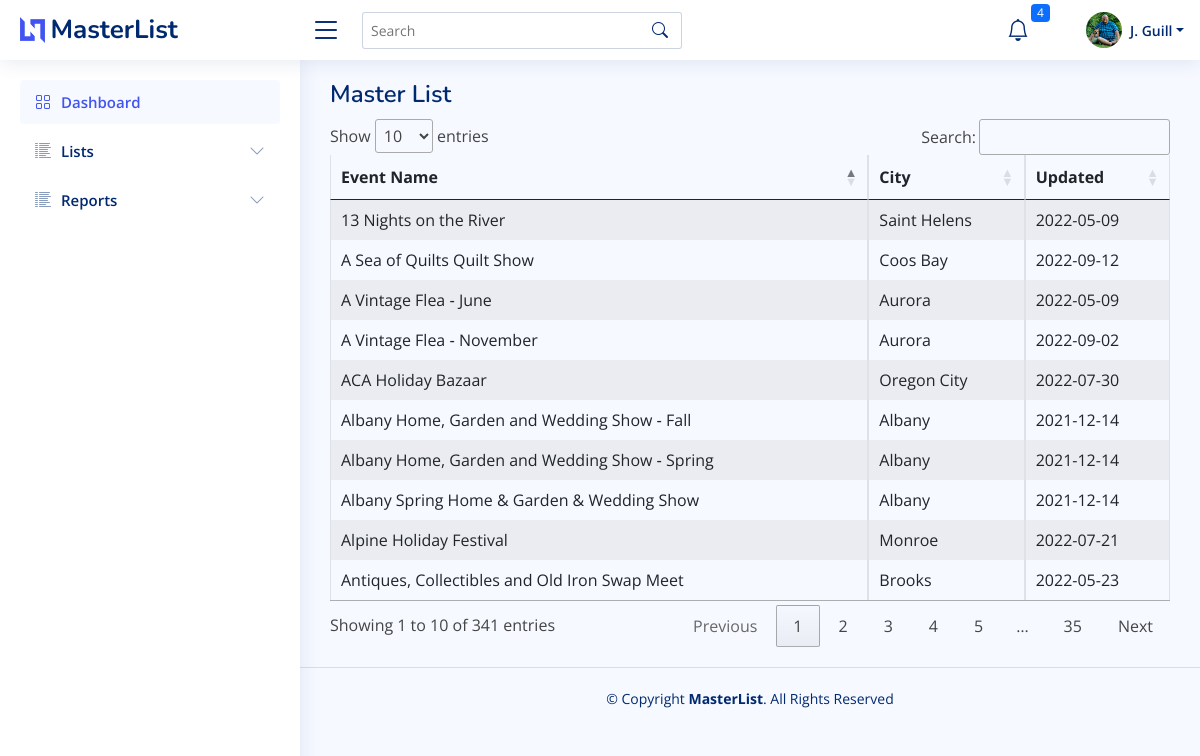
The page /masterlist/list/all (signed in) on the database as committed earlier.
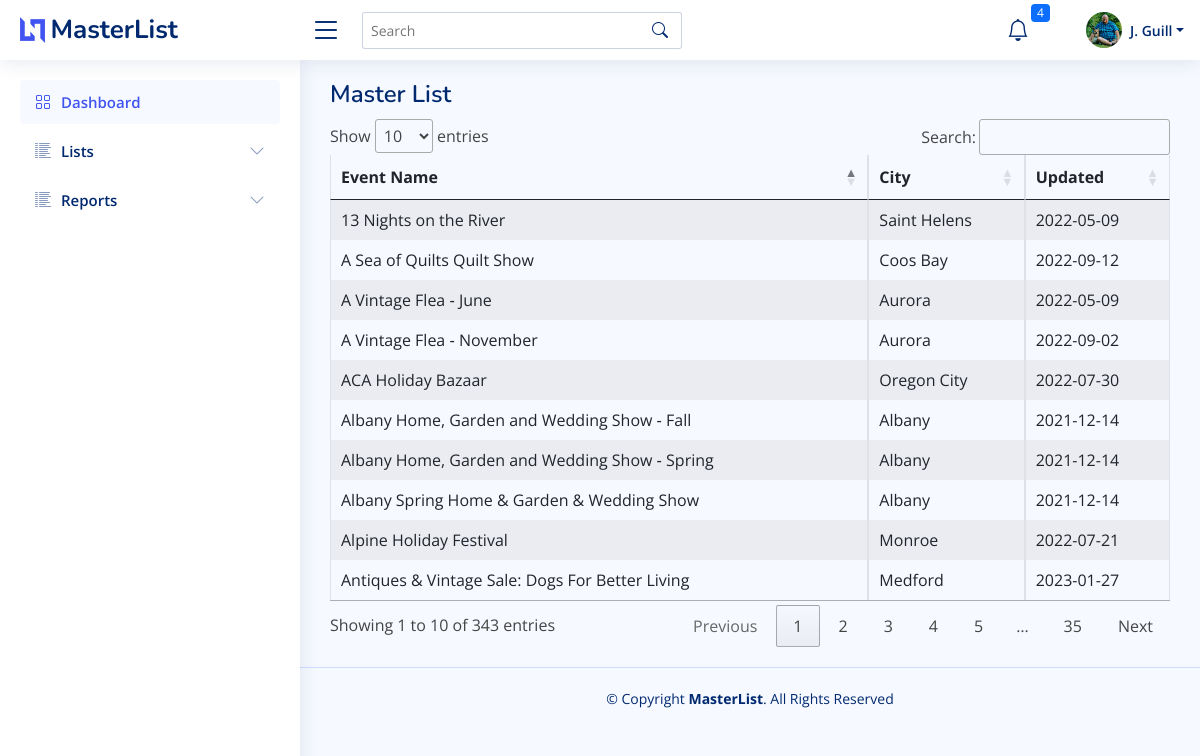
The same page on the database as committed later.
### bazaar/models.py (models this page shows)
class MasterList(db.Model):
    id = db.Column(db.Integer, primary_key=True)
    event_name = db.Column(db.String(150))
    january = db.Column(db.Boolean, default=False)
    february = db.Column(db.Boolean, default=False)
    march = db.Column(db.Boolean, default=False)
    april = db.Column(db.Boolean, default=False)
    may = db.Column(db.Boolean, default=False)
    june = db.Column(db.Boolean, default=False)
    july = db.Column(db.Boolean, default=False)
    august = db.Column(db.Boolean, default=False)
    september = db.Column(db.Boolean, default=False)
    october = db.Column(db.Boolean, default=False)
    november = db.Column(db.Boolean, default=False)
    december = db.Column(db.Boolean, default=False)
    first = db.Column(db.Boolean, default=True)
    second = db.Column(db.Boolean, default=True)
    third = db.Column(db.Boolean, default=True)
    fourth = db.Column(db.Boolean, default=True)
    last = db.Column(db.Boolean, default=True)
    friday = db.Column(db.Boolean, default=False)
    saturday = db.Column(db.Boolean, default=False)
    sunday = db.Column(db.Boolean, default=False)
    monday = db.Column(db.Boolean, default=False)
    tuesday = db.Column(db.Boolean, default=False)
    wednesday = db.Column(db.Boolean, default=False)
    thursday = db.Column(db.Boolean, default=False)
    updated = db.Column(db.Date)
    imagesrc = db.Column(db.Text)
    attendance = db.Column(db.Integer)
    exibitors = db.Column(db.Integer)
    website = db.Column(db.Text)
    dates_text = db.Column(db.Text)
    type_bazaar = db.Column(db.Boolean, default=False)
    type_holiday = db.Column(db.Boolean, default=False)
    type_art = db.Column(db.Boolean, default=False)
    type_festival = db.Column(db.Boolean, default=False)
    type_flea = db.Column(db.Boolean, default=False)
    type_health = db.Column(db.Boolean, default=False)
    type_market = db.Column(db.Boolean, default=False)
    date_created = db.Column(db.DateTime(timezone=True), server_default=func.now())
    date_updated = db.Column(db.DateTime(timezone=True), onupdate=func.now())
    venuefk = db.Column(db.Integer, db.ForeignKey('venue.id'))
    promoterfk = db.Column(db.Integer, db.ForeignKey('promoter.id'))
    venue = db.relationship("Venue", backref=backref("venue", uselist=False))
    promoter = db.relationship("Promoter", backref=backref("promoter", uselist=False))
    notes = db.relationship("Notes", backref=backref("notes", uselist=False))

class Venue(db.Model):
    id = db.Column(db.Integer, primary_key=True)
    name = db.Column(db.String(255))
    address = db.Column(db.String(255))
    city = db.Column(db.String(100))
    state = db.Column(db.String(50))
    zipcode = db.Column(db.String(20))
    phone = db.Column(db.String(20))
    website = db.Column(db.String(255))
    date_created = db.Column(db.DateTime(timezone=True), server_default=func.now())
    date_updated = db.Column(db.DateTime(timezone=True), onupdate=func.now())
    venue_event = db.relationship("MasterList", backref=backref("masterlist_home", uselist=False))

### bazaar/templates/masterlist/masterlist.py (the view)
@ml.route("/list/<type>")
@login_required
def masterlist_home(type):
    types = get_types_masterlist()
    match type:
        case "bazaar":
            records = db.session.query(MasterList).filter(MasterList.type_bazaar == True).all()
        case "art":
            records = db.session.query(MasterList).filter(MasterList.type_art == True).all()
        case "holiday":
            records = db.session.query(MasterList).filter(MasterList.type_holiday == True).all()
        case "festival":
            records = db.session.query(MasterList).filter(MasterList.type_festival == True).all()
        case "flea":
            records = db.session.query(MasterList).filter(MasterList.type_flea == True).all()
        case "health":
            records = db.session.query(MasterList).filter(MasterList.type_health == True).all()
        case "market":
            records = db.session.query(MasterList).filter(MasterList.type_market == True).all()
        case _:
            records = db.session.query(MasterList).all()
    contents = {"user": User, "records": records, "types": types}
    return render_template("masterlist/masterlist.html", **contents)

### bazaar/models.py (called while the page is built)
    def fullname(self):
        return self.firstname + " " + self.lastname

### bazaar/templates/masterlist/masterlist.py (called while the page is built)
def get_types_masterlist(tbl=MasterList):
    from sqlalchemy import inspect
    inst = inspect(tbl)
    attr_names = [c_attr.key for c_attr in inst.mapper.column_attrs]
    typelist = []
    for name in attr_names:
        if "type" in name:
            typelist.append(name.replace("type_", ""))
    return typelist

### bazaar/templates/masterlist/masterlist.html (shortened to what this page needs)
{% extends "base/base.html" %}
{% block page_title %}
    Master List
{% endblock page_title %}
{% block stylesheets %}
    <link rel="stylesheet" type="text/css" href="https://cdn.datatables.net/1.10.13/css/dataTables.bootstrap.min.css">
{% endblock stylesheets %}
{% block main_content %}
    <table class="table table-hover table-striped table-bordered" id="bazaar_master" name="bazaar_master">
        <thead>
        <tr>
            <th>Event Name</th>
            <th>City</th>
            <th>Updated</th>
        </tr>
        </thead>
        <tbody>
        {% for rec in records %}
            <tr onclick="location.href='{{ url_for('masterlist.details', id=rec.id) }}'">
                <td>{{ rec.event_name }}</td>
                <td>{{ rec.venue.city }}</td>
                <td>{{ rec.updated }}</td>
            </tr>
        {% endfor %}
        </tbody>
    </table>
{% endblock main_content %}

Rows that differ between the two databases and show on the page:
no longer on this page (row edited): MasterList: event_name "Antiques, Collectibles and Old Iron Swap Meet", venue.city "Brooks", updated "2022-05-23"
added MasterList: event_name "Antiques & Vintage Sale: Dogs For Better Living", venue.city "Medford", updated "2023-01-27"
Other text that changed with them:
text written by a page script: "Show entries Search: Showing 1 to 10 of 341 entries Previous 1 2 3 4 5 … 35 Next" → "Show entries Search: Showing 1 to 10 of 343 entries Previous 1 2 3 4 5 … 35 Next"
